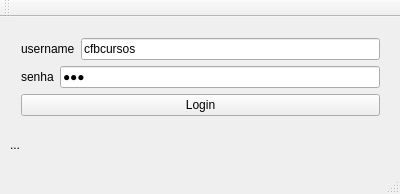
<?xml version="1.0" encoding="UTF-8"?>
<ui version="4.0">
 <class>JanelaLogin</class>
 <widget class="QMainWindow" name="JanelaLogin">
  <property name="geometry">
   <rect>
    <x>0</x>
    <y>0</y>
    <width>400</width>
    <height>194</height>
   </rect>
  </property>
  <property name="windowTitle">
   <string>JanelaLogin</string>
  </property>
  <widget class="QWidget" name="centralWidget">
   <widget class="QLabel" name="label">
    <property name="geometry">
     <rect>
      <x>10</x>
      <y>120</y>
      <width>361</width>
      <height>16</height>
     </rect>
    </property>
    <property name="text">
     <string>...</string>
    </property>
   </widget>
   <widget class="QWidget" name="layoutWidget">
    <property name="geometry">
     <rect>
      <x>10</x>
      <y>10</y>
      <width>381</width>
      <height>101</height>
     </rect>
    </property>
    <layout class="QVBoxLayout" name="verticalLayout">
     <item>
      <layout class="QHBoxLayout" name="horizontalLayout">
       <item>
        <widget class="QLabel" name="label_2">
         <property name="text">
          <string>username</string>
         </property>
        </widget>
       </item>
       <item>
        <widget class="QLineEdit" name="txt_username">
         <property name="text">
          <string>cfbcursos</string>
         </property>
        </widget>
       </item>
      </layout>
     </item>
     <item>
      <layout class="QHBoxLayout" name="horizontalLayout_2">
       <item>
        <widget class="QLabel" name="label_3">
         <property name="text">
          <string>senha</string>
         </property>
        </widget>
       </item>
       <item>
        <widget class="QLineEdit" name="txt_senha">
         <property name="text">
          <string>123</string>
         </property>
         <property name="echoMode">
          <enum>QLineEdit::Password</enum>
         </property>
        </widget>
       </item>
      </layout>
     </item>
     <item>
      <widget class="QPushButton" name="btn_login">
       <property name="text">
        <string>Login</string>
       </property>
      </widget>
     </item>
    </layout>
   </widget>
  </widget>
  <widget class="QMenuBar" name="menuBar">
   <property name="geometry">
    <rect>
     <x>0</x>
     <y>0</y>
     <width>400</width>
     <height>21</height>
    </rect>
   </property>
  </widget>
  <widget class="QToolBar" name="mainToolBar">
   <attribute name="toolBarArea">
    <enum>TopToolBarArea</enum>
   </attribute>
   <attribute name="toolBarBreak">
    <bool>false</bool>
   </attribute>
  </widget>
  <widget class="QStatusBar" name="statusBar"/>
 </widget>
 <layoutdefault spacing="6" margin="11"/>
 <resources/>
 <connections/>
</ui>
